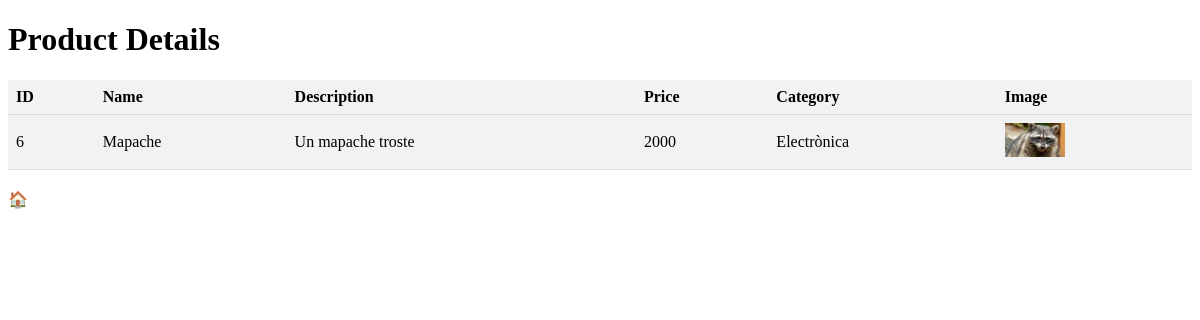
The page /products/read/6 on the database its author committed.
### tables this page shows
CREATE TABLE products (
	id INTEGER PRIMARY KEY AUTOINCREMENT,
	title TEXT,
	description TEXT,
	photo TEXT,
	price DECIMAL(10, 2),
	category_id INTEGER,
	seller_id INTEGER,
	created DATETIME,
	updated DATETIME,
	FOREIGN KEY (category_id) REFERENCES categories(id),
	FOREIGN KEY (seller_id) REFERENCES users(id)
);

CREATE TABLE categories (
	id INTEGER PRIMARY KEY AUTOINCREMENT,
	name TEXT UNIQUE,
	slug TEXT UNIQUE
);

### app.py (the view)
@app.route('/products/read/<int:product_id>')
def view_product(product_id):
    db = sqlite3.connect(DATABASE)
    cursor = db.cursor()
    cursor.execute('''
    SELECT products.id, products.title, products.description, products.photo,
           products.price, categories.name AS category_name, products.seller_id,
           products.created, products.updated
    FROM products
    JOIN categories ON products.category_id = categories.id
    WHERE products.id = ?
''', (product_id,))
    data = cursor.fetchone()
    db.close()
    if data:
        return render_template('products/read.html', product=data)
    else:
        return redirect('/products/list')

### app.py (called while the page is built)
@app.teardown_appcontext
def close_connection(exception):
    db = getattr(g, '_database', None)
    if db is not None:
        db.close()

### templates/products/read.html (shortened to what this page needs)
<!DOCTYPE html>
<html>
<head>
    <link rel="stylesheet" href="{{url_for('static', filename='products.css')}}">
</head>
<body>
    <h1>Product Details</h1>
    <table>
        <tr>
            <th>ID</th>
            <th>Name</th>
            <th>Description</th>
            <th>Price</th>
            <th>Category</th>
            <th>Image</th>
        </tr>
        <tr>
            <td>{{ product[0] }}</td>
            <td>{{ product[1] }}</td>
            <td>{{ product[2] }}</td>
            <td>{{ product[4] }}</td>
            <td>{{ product[5] }}</td>
            <td>
                <img src="{{ product[3] }}" alt="{{ product[1] }} Image">
            </td>
        </tr>
    </table>
    <a href="/products/list">🏠</a>
</body>
</html>

### static/products.css (style rules this page uses)
table { border-collapse: collapse; width: 100%; margin-bottom: 20px; }
th { background-color: #f2f2f2; text-align: left; padding: 8px; font-weight: bold; border-bottom: 1px solid #ddd; }
td { padding: 8px; border-bottom: 1px solid #ddd; }
tr:nth-child(even) { background-color: #f2f2f2; }
img { width: 60px; }
a { color: white; text-decoration: none; }

### rows shown on the page
products: id "6", title "Mapache", description "Un mapache troste", price "2000", photo (picture)
categories: name "Electrònica"
